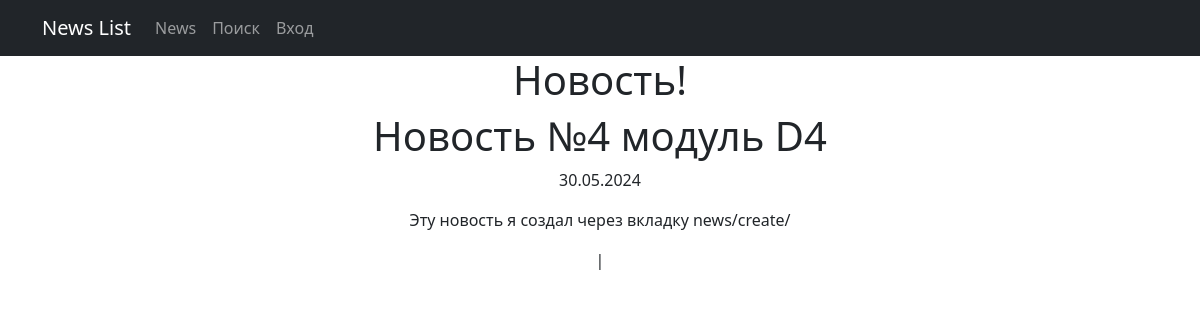
Page /news/4 on the committed database.
### news/models.py (models this page shows, shortened)
class Post(models.Model):
    author = models.ForeignKey(Author, on_delete=models.PROTECT)
    ARTICLE = 'AR'
    NEWS = 'NW'
    CATEGORY_CHOICES = (
        (ARTICLE, 'Статья'),
        (NEWS, 'Новость')
    )
    categoryType = models.CharField(max_length=2, choices=CATEGORY_CHOICES, default=NEWS)
    date_created = models.DateTimeField(auto_now_add=True)
    postCategory = models.ManyToManyField(Category, through='PostCategory')
    title = models.CharField(max_length=256)
    text = models.TextField()
    rating = models.SmallIntegerField(default=0)
    class Meta:
        verbose_name = 'Пост'
        verbose_name_plural = 'Посты'

### news/views.py (the view)
# urls.py: path('news/<int:pk>', PostDetail.as_view(), name='detail'),
class PostDetail(DetailView):
    model = Post
    template_name = 'details.html'
    context_object_name = 'post'
    def get_context_data(self, **kwargs):
        context = super().get_context_data(**kwargs)
        context['time_now'] = datetime.now()
        context['next_sale'] = None
        return context

### news/templatetags/custom_filter.py (called while the page is built)
@register.filter()
def censor(value):
    if not isinstance(value, str):
        raise ValueError("Неверное значение")
    def replace_with_stars(word):
        return word[0] + '*' * (len(word) - 1)
    for word in CENSOR_WORD:
        value = value.replace(word, replace_with_stars(word))
    return value

### templates/details.html (shortened to what this page needs)
{% extends 'flatpages/default.html' %}
{% load custom_filter %}
{% block content %}
<h1>Новость!</h1>
    <h1>{{ post.title|censor }}</h1>
    <p>{{ time_now|date:'d.m.Y' }}</p>
    <p class="container">{{ post.text|censor }}</p>
    <p>
        <span>|</span>
    </p>
{% endblock content %}

### rows in the picture
Post: title|censor "Новость №4 модуль D4", text|censor "Эту новость я создал через вкладку news/create/"

### other values in the picture
{{ time_now|date:'d.m.Y' }} "30.05.2024"
